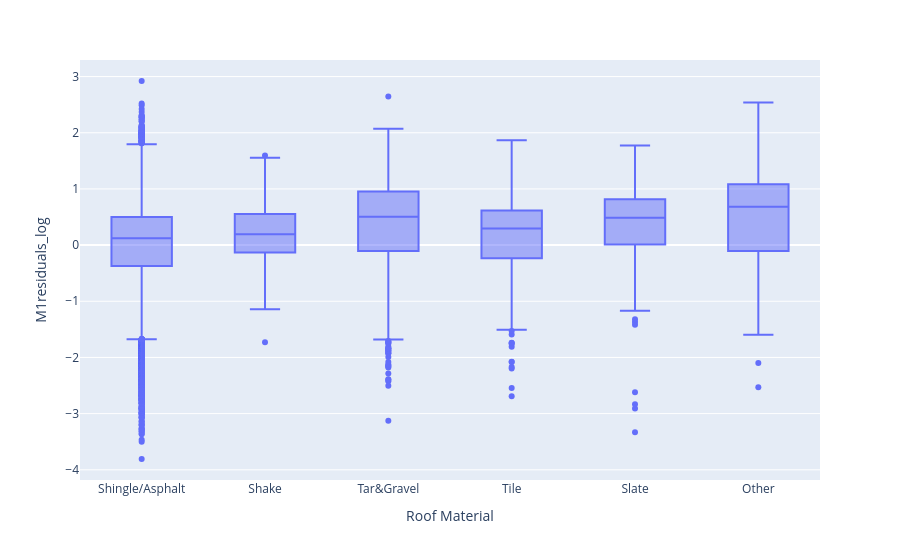

This figure's notebook cell:
### Markdown cell above
Notice, with the exception of the outlier (the properties with 10 bedrooms), the medians of each boxplot align pretty close to 0 on the y-axis (meaning there is no major trend in prediction errors by Number of Bedrooms).

This means we do NOT expect adding the features Bedrooms will help improve our original model. 

What about Roof Material?

### Code cell
# Run this cell to compare residuals vs Roof Material

px.box(valid_comp, x='Roof Material', y='M1residuals_log')

### Figure 1 — Plotly figure (JSON) as saved in the notebook; plotly's stock layout.template omitted (floating-point values rounded to 4 significant figures; data arrays with more than 128 entries replaced by an {"elided": "..."} marker saying what was removed)
{"data": [{"alignmentgroup": "True", "hovertemplate": "Roof Material=%{x}<br>M1residuals_log=%{y}<extra></extra>", "legendgroup": "", "marker": {"color": "#636efa"}, "name": "", "notched": false, "offsetgroup": "", "orientation": "v", "showlegend": false, "type": "box", "x": {"elided": "33475 str values"}, "x0": " ", "xaxis": "x", "y": {"elided": "33475 float values"}, "y0": " ", "yaxis": "y"}], "layout": {"autosize": true, "boxmode": "group", "legend": {"tracegroupgap": 0}, "margin": {"t": 60}, "xaxis": {"anchor": "y", "autorange": true, "domain": [0, 1], "range": [-0.5, 5.5], "title": {"text": "Roof Material"}, "type": "category"}, "yaxis": {"anchor": "x", "autorange": true, "domain": [0, 1], "range": [-4.182, 3.295], "title": {"text": "M1residuals_log"}, "type": "linear"}}}
